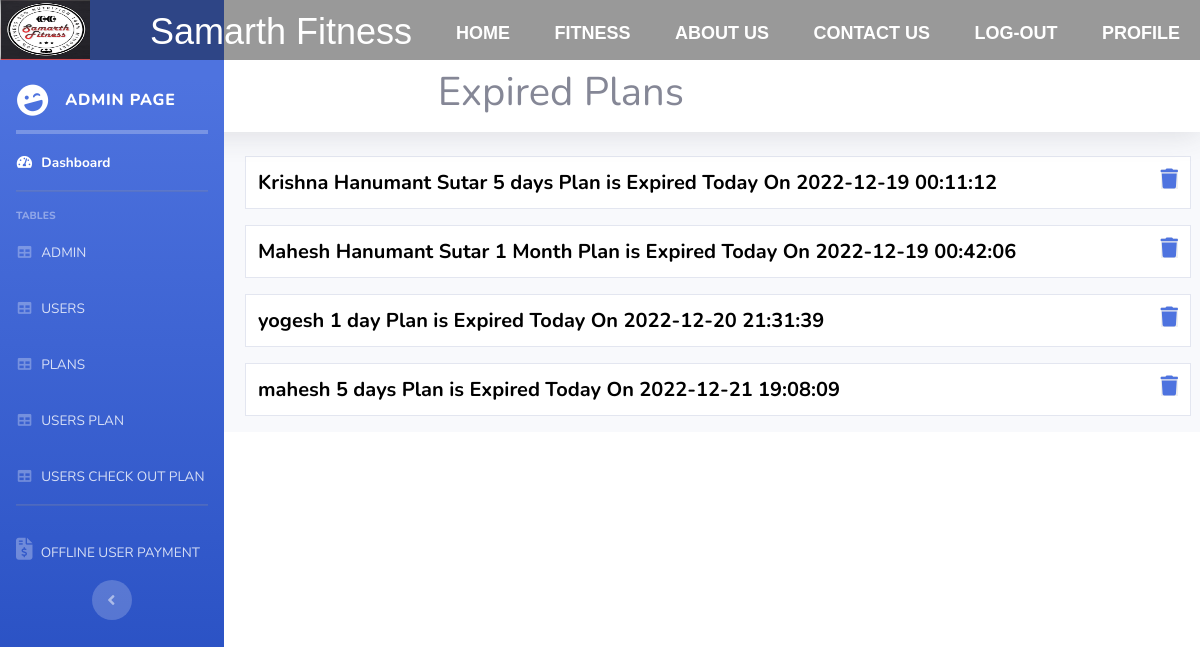
/admin_panel_notifications.php (signed in), run on the app's committed database.
### tables this page shows
CREATE TABLE `plan_user` (
  `id` int(11) NOT NULL,
  `name` varchar(200) NOT NULL,
  `username` varchar(100) NOT NULL,
  `plan_name` varchar(100) NOT NULL,
  `duration` varchar(222) NOT NULL,
  `date_time` datetime DEFAULT current_timestamp(),
  `end_time` datetime NOT NULL DEFAULT current_timestamp(),
  `status_notification` int(5) NOT NULL DEFAULT 0
);

### admin_panel_notifications.php (the view, shortened to what this page needs)
<?php
require('nav.php');
?>
<!DOCTYPE html>
<html lang="en">
<head>
    <link href="vendor/fontawesome-free/css/all.min.css" rel="stylesheet" type="text/css">
    <link href="css/sb-admin-2.min.css" rel="stylesheet">
</head>
<body id="page-top">
    <div id="wrapper">
        <ul class="navbar-nav bg-gradient-primary sidebar sidebar-dark accordion" id="accordionSidebar" style="position: fixed; z-index:2;">
            <a class="sidebar-brand d-flex align-items-center justify-content-center" style="padding-bottom:30px; padding-top:100px; margin-right:15px;" href="badminpage.php">
                <div class="sidebar-brand-icon rotate-n-15">
                    <i class="fas fa-laugh-wink"></i>
                </div>
                <div class="sidebar-brand-text mx-3">Admin Page </div>
            </a>
            <hr class="sidebar-divider my-0" style="padding:1px; margin-top:20px; color:white;">
            <li class="nav-item active">
                <a class="nav-link" href="badminpage.php">
                    <i class="fas fa-fw fa-tachometer-alt"></i>
                    <span>Dashboard</span></a>
            </li>
            <hr class="sidebar-divider">
            <div class="sidebar-heading">
                TABLES
            </div>
            <li class="nav-item">
                <a class="nav-link" href="admin_panel_admins.php">
                    <i class="fas fa-fw fa-table"></i>
                    <span>ADMIN</span></a>
            </li>
            <li class="nav-item">
                <a class="nav-link" href="admin_panel_users.php">
                    <i class="fas fa-fw fa-table"></i>
                    <span>USERS</span></a>
            </li>
            <li class="nav-item">
                <a class="nav-link" href="admin_panel_plans.php">
                    <i class="fas fa-fw fa-table"></i>
                    <span>PLANS</span></a>
            </li>
            <li class="nav-item">
                <a class="nav-link" href="admin_panel_users_plan.php">
                    <i class="fas fa-fw fa-table"></i>
                    <span>USERS PLAN</span></a>
            </li>
            <li class="nav-item">
                <a class="nav-link" href="admin_panel_users_check_plan.php">
                    <i class="fas fa-fw fa-table"></i>
                    <span>USERS CHECK OUT PLAN</span></a>
            </li>
            <hr class="sidebar-divider d-none d-md-block">
            <li class="nav-item">
                <a class="nav-link" href="admin_panel_offline_users_payment.php">
                    <i class="fa-sharp fa-solid fa-file-invoice-dollar" style="font-size: 22px;"></i>
                    <span>OFFLINE USER PAYMENT </span>
                </a>
            </li>
            <div class="text-center d-none d-md-inline">
                <button class="rounded-circle border-0" id="sidebarToggle"></button>
            </div>
        </ul>
        <div id="content-wrapper" class="d-flex flex-column">
            <div id="content">
                <nav class="navbar navbar-expand navbar-light bg-white  mb-4  shadow">
                    <ul class="navbar-nav ml-auto" style="padding-top:60px;">
<h1 style="margin-right:500px;">Expired Plans</h1>
                    </ul>
                </nav>
                <div class="container-fluid" style="padding-left: 230px;">
                    <?php
                    $display_notification_data = "SELECT * FROM `plan_user` WHERE `end_time`<CURRENT_TIMESTAMP";
                    $run_notification_data = mysqli_query($conn, $display_notification_data);
                    while ($display_note = mysqli_fetch_assoc($run_notification_data)) {
                        $main_username = $display_note['username'];
                        $name = $display_note['name'];
                        $planname = $display_note['plan_name'];
                        $expired_date = $display_note['end_time'];
                        $info = 'Plan is Expired Today';
                    ?>
                                    <table class="table table-bordered">
                                        <tr style="color:black; font-weight:bold; font-size:20px; background:white;">
                                            <td id="td_notification" class="table_notification">
                                                <?php echo $name . " " . $planname . " " . $info . " On " . $expired_date ?>
                                                <?php echo '<button class="delete_btn"><a href="admin_panel_notifications.php?delete_planname=' . $planname . '& delete_name=' . $name . ' & delete_username=' . $main_username . '" onclick="return check_delete_detail()" > <i class="fa-solid fa-trash"></i></a></button> '; ?>
                                            </td>
                                        </tr>
                                    <?php
                                }
                        ?>
                                    </table>
                </div>
            </div>
        </div>
    </div>
</body>
</html>

### home.css (style rules this page uses)
* { padding: 0%; margin: 0%; }
nav ul { float: right; }

### nav.php (style rules this page uses)
table { margin-left: 15px; border-collapse: collapse; width: 90%; }

### admin_panel_notifications.php (style rules this page uses)
.delete_btn { float: right; border: none; }

### data on the page
plan_user: name "Krishna Hanumant Sutar", plan_name "5 days", info "Plan is Expired Today", end_time "2022-12-19 00:11:12"
plan_user: name "Mahesh Hanumant Sutar", plan_name "1 Month", info "Plan is Expired Today", end_time "2022-12-19 00:42:06"
plan_user: name "yogesh", plan_name "1 day", info "Plan is Expired Today", end_time "2022-12-20 21:31:39"
plan_user: name "mahesh", plan_name "5 days", info "Plan is Expired Today", end_time "2022-12-21 19:08:09"
